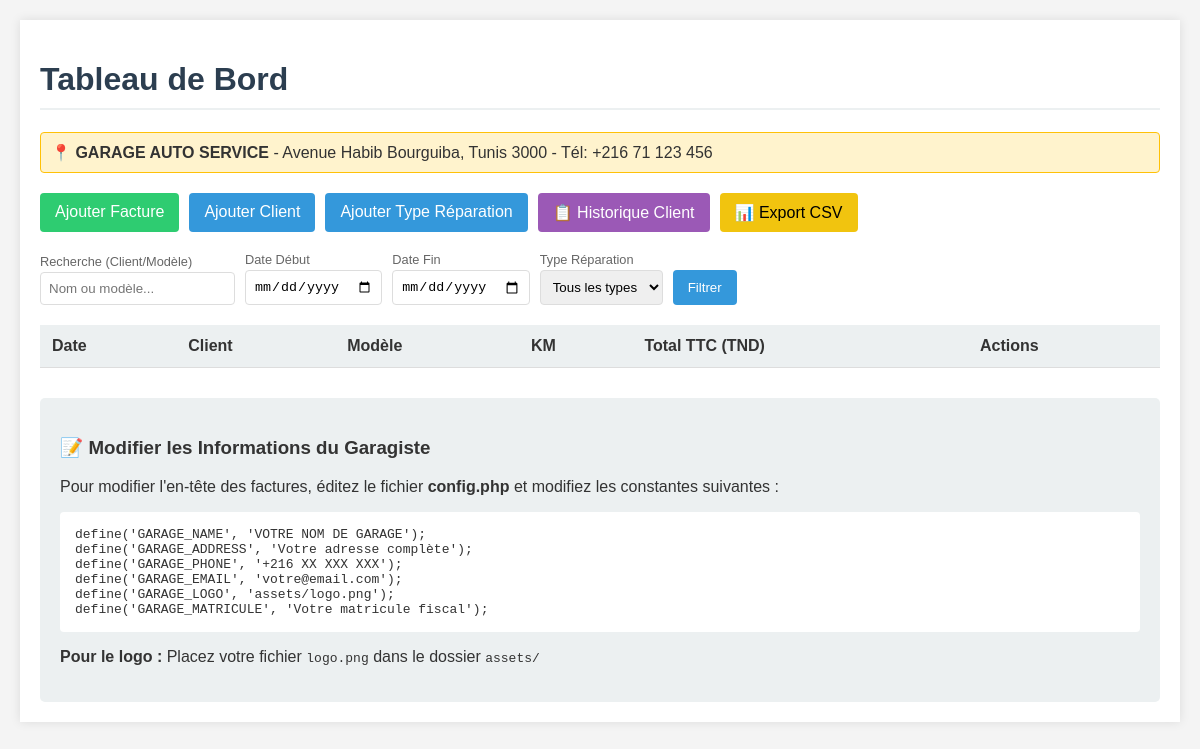
Before: / with the older database file.
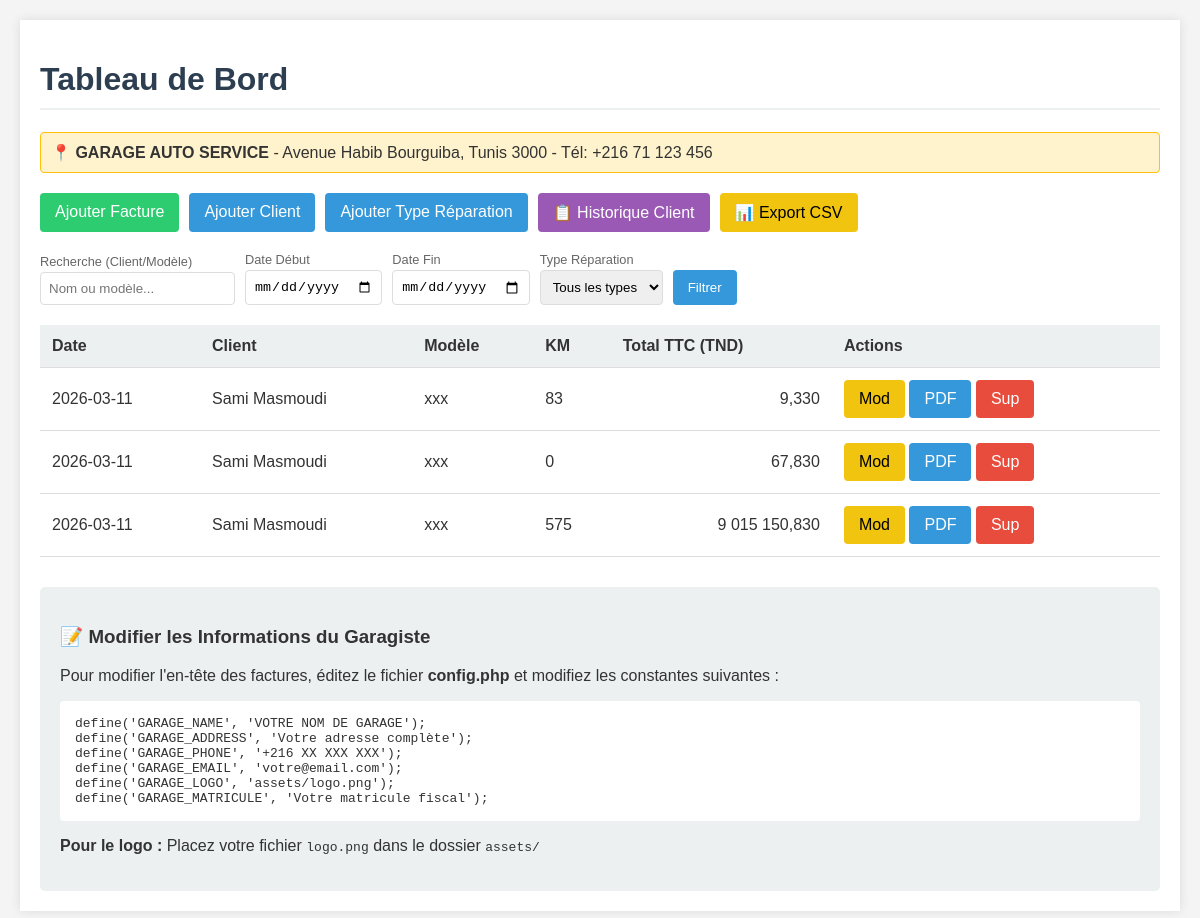
After: the same page with the newer database file.
### tables this page shows
CREATE TABLE IF NOT EXISTS `invoices` (
  `id` int NOT NULL AUTO_INCREMENT,
  `client_id` int NOT NULL,
  `invoice_date` date NOT NULL,
  `mileage` int DEFAULT '0',
  `comment` text,
  `droit_timbre` decimal(10,3) DEFAULT '0.000',
  `tax_rate` decimal(5,2) DEFAULT '19.00',
  `total_ht` decimal(10,3) DEFAULT '0.000',
  `total_tva` decimal(10,3) DEFAULT '0.000',
  `total_ttc` decimal(10,3) DEFAULT '0.000',
  `created_at` timestamp NOT NULL DEFAULT CURRENT_TIMESTAMP,
  PRIMARY KEY (`id`),
  KEY `client_id` (`client_id`)
);

CREATE TABLE IF NOT EXISTS `clients` (
  `id` int NOT NULL AUTO_INCREMENT,
  `name` varchar(100) NOT NULL,
  `car_model` varchar(100) DEFAULT NULL,
  `phone` varchar(20) DEFAULT NULL,
  `address` varchar(255) DEFAULT NULL,
  `created_at` timestamp NOT NULL DEFAULT CURRENT_TIMESTAMP,
  PRIMARY KEY (`id`)
);

### src/controllers/InvoiceController.php (called while the page is built, shortened)
<?php
class InvoiceController {
    private $model;
    public function __construct() {
        $this->model = new Invoice();
    }
    public function index() {
        $filters = [
            'search' => $_GET['search'] ?? '',
            'date_start' => $_GET['date_start'] ?? '',
            'date_end' => $_GET['date_end'] ?? '',
            'type' => $_GET['type'] ?? ''
        ];
        $invoices = $this->model->getAll($filters);
        include 'views/dashboard.php';
    }
}

### src/models/Database.php (called while the page is built)
<?php
class Database {
    private static $instance = null;
    private $pdo;
    private function __construct() {
        try {
            $dsn = "mysql:host=" . DB_HOST . ";dbname=" . DB_NAME . ";charset=utf8mb4";
            $this->pdo = new PDO($dsn, DB_USER, DB_PASS);
            $this->pdo->setAttribute(PDO::ATTR_ERRMODE, PDO::ERRMODE_EXCEPTION);
            $this->pdo->setAttribute(PDO::ATTR_DEFAULT_FETCH_MODE, PDO::FETCH_ASSOC);
        } catch (PDOException $e) {
            die("Erreur de connexion : " . $e->getMessage());
        }
    }
    public static function getInstance() {
        if (self::$instance === null) {
            self::$instance = new self();
        }
        return self::$instance;
    }
    public function getConnection() {
        return $this->pdo;
    }
}

### src/models/Invoice.php (called while the page is built, shortened)
<?php
class Invoice {
    private $db;
    public function __construct() {
        $this->db = Database::getInstance()->getConnection();
    }
    public function getAll($filters = []) {
        $where = [];
        $params = [];
        $sql = "SELECT i.*, c.name as client_name, c.car_model FROM invoices i JOIN clients c ON i.client_id = c.id";
        $sql .= " ORDER BY i.invoice_date DESC";
        $stmt = $this->db->prepare($sql);
        $stmt->execute($params);
        return $stmt->fetchAll();
    }
}

### src/views/dashboard.php (the view, shortened to what this page needs)
<!DOCTYPE html>
<html lang="fr">
<head>
</head>
<body>
    <div class="container">
        <h1>Tableau de Bord</h1>
        <div class="config-info">
            <strong>📍 <?php echo GARAGE_NAME; ?></strong> - <?php echo GARAGE_ADDRESS; ?> - Tél: <?php echo GARAGE_PHONE; ?>
        </div>
        <div class="actions">
            <a href="index.php?route=invoices_create" class="btn btn-success">Ajouter Facture</a>
            <a href="index.php?route=clients_create" class="btn">Ajouter Client</a>
            <a href="index.php?route=types_create" class="btn">Ajouter Type Réparation</a>
            <a href="index.php?route=client_history" class="btn btn-purple">📋 Historique Client</a>
            <a href="exports/export_csv.php?search=<?php echo urlencode($filters['search']); ?>&date_start=<?php echo urlencode($filters['date_start']); ?>&date_end=<?php echo urlencode($filters['date_end']); ?>&type=<?php echo urlencode($filters['type']); ?>" class="btn btn-warning">📊 Export CSV</a>
        </div>
        <form method="GET" class="filters">
            <div class="filter-group">
                <label>Recherche (Client/Modèle)</label>
                <input type="text" name="search" placeholder="Nom ou modèle..." value="<?php echo htmlspecialchars($filters['search']); ?>">
            </div>
            <div class="filter-group">
                <label>Date Début</label>
                <input type="date" name="date_start" value="<?php echo htmlspecialchars($filters['date_start']); ?>">
            </div>
            <div class="filter-group">
                <label>Date Fin</label>
                <input type="date" name="date_end" value="<?php echo htmlspecialchars($filters['date_end']); ?>">
            </div>
            <div class="filter-group">
                <label>Type Réparation</label>
                <select name="type">
                    <option value="">Tous les types</option>
                </select>
            </div>
            <button type="submit" class="btn">Filtrer</button>
        </form>
        <table>
            <thead>
                <tr>
                    <th>Date</th>
                    <th>Client</th>
                    <th>Modèle</th>
                    <th>KM</th>
                    <th>Total TTC (TND)</th>
                    <th>Actions</th>
                </tr>
            </thead>
            <tbody>
                <?php foreach ($invoices as $inv): ?>
                <tr>
                    <td><?php echo htmlspecialchars($inv['invoice_date']); ?></td>
                    <td><?php echo htmlspecialchars($inv['client_name']); ?></td>
                    <td><?php echo htmlspecialchars($inv['car_model'] ?? '-'); ?></td>
                    <td><?php echo number_format($inv['mileage'], 0, ',', ' '); ?></td>
                    <td class="text-right"><?php echo number_format($inv['total_ttc'], 3, ',', ' '); ?></td>
                    <td>
                        <a href="index.php?route=invoices_edit&id=<?php echo $inv['id']; ?>" class="btn btn-warning">Mod</a>
                        <a href="index.php?route=invoices_print&id=<?php echo $inv['id']; ?>" target="_blank" class="btn">PDF</a>
                        <a href="index.php?route=invoices_delete&id=<?php echo $inv['id']; ?>" class="btn btn-danger" onclick="return confirm('Supprimer ?')">Sup</a>
                    </td>
                </tr>
                <?php endforeach; ?>
            </tbody>
        </table>
        <div id="config-help" style="margin-top: 30px; padding: 20px; background: #ecf0f1; border-radius: 5px;">
            <h3>📝 Modifier les Informations du Garagiste</h3>
            <p>Pour modifier l'en-tête des factures, éditez le fichier <strong>config.php</strong> et modifiez les constantes suivantes :</p>
            <pre style="background: #fff; padding: 15px; border-radius: 4px; overflow-x: auto;">
define('GARAGE_NAME', 'VOTRE NOM DE GARAGE');
define('GARAGE_ADDRESS', 'Votre adresse complète');
define('GARAGE_PHONE', '+216 XX XXX XXX');
define('GARAGE_EMAIL', 'votre@email.com');
define('GARAGE_LOGO', 'assets/logo.png');
define('GARAGE_MATRICULE', 'Votre matricule fiscal');</pre>
            <p><strong>Pour le logo :</strong> Placez votre fichier <code>logo.png</code> dans le dossier <code>assets/</code></p>
        </div>
    </div>
</body>
</html>

### src/index.php (shortened to what this page needs)
<?php
require_once 'models/Database.php';
require_once 'models/Invoice.php';
require_once 'controllers/InvoiceController.php';
$route = $_GET['route'] ?? 'invoices';
switch ($route) {
    case 'invoices':
        (new InvoiceController())->index();
        break;
}

Changed rows visible on the page:
added invoices: invoice_date "2026-03-11", client.name "Sami Masmoudi", client.car_model "xxx", mileage "83", total_ttc "9,330"
added invoices: invoice_date "2026-03-11", client.name "Sami Masmoudi", client.car_model "xxx", mileage "0", total_ttc "67,830"
added invoices: invoice_date "2026-03-11", client.name "Sami Masmoudi", client.car_model "xxx", mileage "575", total_ttc "9 015 150,830"
